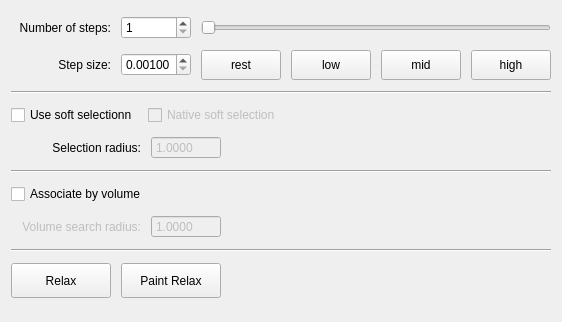
<?xml version="1.0" encoding="UTF-8"?>
<ui version="4.0">
 <class>Form</class>
 <widget class="QWidget" name="Form">
  <property name="geometry">
   <rect>
    <x>0</x>
    <y>0</y>
    <width>542</width>
    <height>322</height>
   </rect>
  </property>
  <property name="windowTitle">
   <string>Form</string>
  </property>
  <layout class="QHBoxLayout" name="horizontalLayout_8">
   <item>
    <layout class="QVBoxLayout" name="verticalLayout">
     <item>
      <layout class="QHBoxLayout" name="horizontalLayout">
       <property name="spacing">
        <number>10</number>
       </property>
       <item>
        <widget class="QLabel" name="label">
         <property name="minimumSize">
          <size>
           <width>100</width>
           <height>0</height>
          </size>
         </property>
         <property name="maximumSize">
          <size>
           <width>100</width>
           <height>16777215</height>
          </size>
         </property>
         <property name="text">
          <string>Number of steps:</string>
         </property>
         <property name="alignment">
          <set>Qt::AlignRight|Qt::AlignTrailing|Qt::AlignVCenter</set>
         </property>
        </widget>
       </item>
       <item>
        <widget class="QSpinBox" name="numSteps">
         <property name="minimumSize">
          <size>
           <width>70</width>
           <height>0</height>
          </size>
         </property>
         <property name="maximumSize">
          <size>
           <width>70</width>
           <height>16777215</height>
          </size>
         </property>
         <property name="frame">
          <bool>true</bool>
         </property>
         <property name="buttonSymbols">
          <enum>QAbstractSpinBox::UpDownArrows</enum>
         </property>
         <property name="keyboardTracking">
          <bool>true</bool>
         </property>
         <property name="minimum">
          <number>1</number>
         </property>
         <property name="maximum">
          <number>50</number>
         </property>
        </widget>
       </item>
       <item>
        <widget class="QSlider" name="horizontalSlider">
         <property name="minimum">
          <number>1</number>
         </property>
         <property name="maximum">
          <number>50</number>
         </property>
         <property name="singleStep">
          <number>1</number>
         </property>
         <property name="pageStep">
          <number>9</number>
         </property>
         <property name="tracking">
          <bool>true</bool>
         </property>
         <property name="orientation">
          <enum>Qt::Horizontal</enum>
         </property>
         <property name="invertedControls">
          <bool>false</bool>
         </property>
         <property name="tickPosition">
          <enum>QSlider::NoTicks</enum>
         </property>
         <property name="tickInterval">
          <number>9</number>
         </property>
        </widget>
       </item>
      </layout>
     </item>
     <item>
      <layout class="QHBoxLayout" name="horizontalLayout_2">
       <property name="spacing">
        <number>10</number>
       </property>
       <item>
        <widget class="QLabel" name="label_2">
         <property name="minimumSize">
          <size>
           <width>100</width>
           <height>0</height>
          </size>
         </property>
         <property name="maximumSize">
          <size>
           <width>100</width>
           <height>16777215</height>
          </size>
         </property>
         <property name="layoutDirection">
          <enum>Qt::RightToLeft</enum>
         </property>
         <property name="text">
          <string>Step size:</string>
         </property>
         <property name="alignment">
          <set>Qt::AlignRight|Qt::AlignTrailing|Qt::AlignVCenter</set>
         </property>
        </widget>
       </item>
       <item>
        <widget class="QDoubleSpinBox" name="stepSize">
         <property name="minimumSize">
          <size>
           <width>70</width>
           <height>0</height>
          </size>
         </property>
         <property name="maximumSize">
          <size>
           <width>70</width>
           <height>16777215</height>
          </size>
         </property>
         <property name="buttonSymbols">
          <enum>QAbstractSpinBox::UpDownArrows</enum>
         </property>
         <property name="decimals">
          <number>5</number>
         </property>
         <property name="minimum">
          <double>0.001000000000000</double>
         </property>
         <property name="maximum">
          <double>0.300000000000000</double>
         </property>
         <property name="singleStep">
          <double>0.001000000000000</double>
         </property>
        </widget>
       </item>
       <item>
        <widget class="QPushButton" name="rest_bt">
         <property name="minimumSize">
          <size>
           <width>0</width>
           <height>30</height>
          </size>
         </property>
         <property name="text">
          <string>rest</string>
         </property>
        </widget>
       </item>
       <item>
        <widget class="QPushButton" name="low_bt">
         <property name="minimumSize">
          <size>
           <width>0</width>
           <height>30</height>
          </size>
         </property>
         <property name="text">
          <string>low</string>
         </property>
        </widget>
       </item>
       <item>
        <widget class="QPushButton" name="mid_bt">
         <property name="minimumSize">
          <size>
           <width>0</width>
           <height>30</height>
          </size>
         </property>
         <property name="text">
          <string>mid</string>
         </property>
        </widget>
       </item>
       <item>
        <widget class="QPushButton" name="high_bt">
         <property name="minimumSize">
          <size>
           <width>0</width>
           <height>30</height>
          </size>
         </property>
         <property name="text">
          <string>high</string>
         </property>
        </widget>
       </item>
      </layout>
     </item>
     <item>
      <widget class="Line" name="line_3">
       <property name="orientation">
        <enum>Qt::Horizontal</enum>
       </property>
      </widget>
     </item>
     <item>
      <layout class="QHBoxLayout" name="horizontalLayout_3">
       <property name="spacing">
        <number>10</number>
       </property>
       <item>
        <widget class="QCheckBox" name="useSoftSelect">
         <property name="text">
          <string>Use soft selectionn</string>
         </property>
        </widget>
       </item>
       <item>
        <widget class="QCheckBox" name="nativeSoftSelect">
         <property name="enabled">
          <bool>false</bool>
         </property>
         <property name="text">
          <string>Native soft selection</string>
         </property>
        </widget>
       </item>
       <item>
        <spacer name="horizontalSpacer">
         <property name="orientation">
          <enum>Qt::Horizontal</enum>
         </property>
         <property name="sizeHint" stdset="0">
          <size>
           <width>40</width>
           <height>20</height>
          </size>
         </property>
        </spacer>
       </item>
      </layout>
     </item>
     <item>
      <layout class="QHBoxLayout" name="horizontalLayout_4">
       <property name="spacing">
        <number>10</number>
       </property>
       <item>
        <widget class="QLabel" name="label_3">
         <property name="minimumSize">
          <size>
           <width>130</width>
           <height>0</height>
          </size>
         </property>
         <property name="maximumSize">
          <size>
           <width>130</width>
           <height>16777215</height>
          </size>
         </property>
         <property name="text">
          <string>Selection radius:</string>
         </property>
         <property name="alignment">
          <set>Qt::AlignRight|Qt::AlignTrailing|Qt::AlignVCenter</set>
         </property>
        </widget>
       </item>
       <item>
        <widget class="QDoubleSpinBox" name="softSelectRadius">
         <property name="enabled">
          <bool>false</bool>
         </property>
         <property name="minimumSize">
          <size>
           <width>70</width>
           <height>0</height>
          </size>
         </property>
         <property name="maximumSize">
          <size>
           <width>70</width>
           <height>16777215</height>
          </size>
         </property>
         <property name="wrapping">
          <bool>false</bool>
         </property>
         <property name="buttonSymbols">
          <enum>QAbstractSpinBox::NoButtons</enum>
         </property>
         <property name="accelerated">
          <bool>false</bool>
         </property>
         <property name="decimals">
          <number>4</number>
         </property>
         <property name="value">
          <double>1.000000000000000</double>
         </property>
        </widget>
       </item>
       <item>
        <spacer name="horizontalSpacer_3">
         <property name="orientation">
          <enum>Qt::Horizontal</enum>
         </property>
         <property name="sizeHint" stdset="0">
          <size>
           <width>40</width>
           <height>20</height>
          </size>
         </property>
        </spacer>
       </item>
      </layout>
     </item>
     <item>
      <widget class="Line" name="line">
       <property name="orientation">
        <enum>Qt::Horizontal</enum>
       </property>
      </widget>
     </item>
     <item>
      <widget class="QCheckBox" name="useVolumeAssociation">
       <property name="text">
        <string>Associate by volume</string>
       </property>
      </widget>
     </item>
     <item>
      <layout class="QHBoxLayout" name="horizontalLayout_5">
       <property name="spacing">
        <number>10</number>
       </property>
       <item>
        <widget class="QLabel" name="label_4">
         <property name="enabled">
          <bool>false</bool>
         </property>
         <property name="minimumSize">
          <size>
           <width>130</width>
           <height>0</height>
          </size>
         </property>
         <property name="maximumSize">
          <size>
           <width>130</width>
           <height>16777215</height>
          </size>
         </property>
         <property name="text">
          <string>Volume search radius:</string>
         </property>
         <property name="alignment">
          <set>Qt::AlignRight|Qt::AlignTrailing|Qt::AlignVCenter</set>
         </property>
        </widget>
       </item>
       <item>
        <widget class="QDoubleSpinBox" name="volumeAssociationRadius">
         <property name="enabled">
          <bool>false</bool>
         </property>
         <property name="minimumSize">
          <size>
           <width>70</width>
           <height>0</height>
          </size>
         </property>
         <property name="maximumSize">
          <size>
           <width>70</width>
           <height>16777215</height>
          </size>
         </property>
         <property name="buttonSymbols">
          <enum>QAbstractSpinBox::NoButtons</enum>
         </property>
         <property name="decimals">
          <number>4</number>
         </property>
         <property name="maximum">
          <double>999999999999.000000000000000</double>
         </property>
         <property name="singleStep">
          <double>0.100000000000000</double>
         </property>
         <property name="value">
          <double>1.000000000000000</double>
         </property>
        </widget>
       </item>
       <item>
        <spacer name="horizontalSpacer_4">
         <property name="orientation">
          <enum>Qt::Horizontal</enum>
         </property>
         <property name="sizeHint" stdset="0">
          <size>
           <width>40</width>
           <height>20</height>
          </size>
         </property>
        </spacer>
       </item>
      </layout>
     </item>
     <item>
      <widget class="Line" name="line_4">
       <property name="orientation">
        <enum>Qt::Horizontal</enum>
       </property>
      </widget>
     </item>
     <item>
      <layout class="QHBoxLayout" name="horizontalLayout_6">
       <property name="spacing">
        <number>10</number>
       </property>
       <item>
        <widget class="QPushButton" name="relax_bt">
         <property name="minimumSize">
          <size>
           <width>100</width>
           <height>35</height>
          </size>
         </property>
         <property name="text">
          <string>Relax</string>
         </property>
        </widget>
       </item>
       <item>
        <widget class="QPushButton" name="print_relax_bt">
         <property name="minimumSize">
          <size>
           <width>100</width>
           <height>35</height>
          </size>
         </property>
         <property name="text">
          <string>Paint Relax</string>
         </property>
        </widget>
       </item>
       <item>
        <spacer name="horizontalSpacer_2">
         <property name="orientation">
          <enum>Qt::Horizontal</enum>
         </property>
         <property name="sizeHint" stdset="0">
          <size>
           <width>40</width>
           <height>20</height>
          </size>
         </property>
        </spacer>
       </item>
      </layout>
     </item>
    </layout>
   </item>
  </layout>
 </widget>
 <resources/>
 <connections>
  <connection>
   <sender>horizontalSlider</sender>
   <signal>valueChanged(int)</signal>
   <receiver>numSteps</receiver>
   <slot>setValue(int)</slot>
   <hints>
    <hint type="sourcelabel">
     <x>309</x>
     <y>209</y>
    </hint>
    <hint type="destinationlabel">
     <x>256</x>
     <y>201</y>
    </hint>
   </hints>
  </connection>
  <connection>
   <sender>numSteps</sender>
   <signal>valueChanged(int)</signal>
   <receiver>horizontalSlider</receiver>
   <slot>setValue(int)</slot>
   <hints>
    <hint type="sourcelabel">
     <x>253</x>
     <y>209</y>
    </hint>
    <hint type="destinationlabel">
     <x>395</x>
     <y>208</y>
    </hint>
   </hints>
  </connection>
  <connection>
   <sender>useVolumeAssociation</sender>
   <signal>toggled(bool)</signal>
   <receiver>volumeAssociationRadius</receiver>
   <slot>setEnabled(bool)</slot>
   <hints>
    <hint type="sourcelabel">
     <x>194</x>
     <y>429</y>
    </hint>
    <hint type="destinationlabel">
     <x>308</x>
     <y>479</y>
    </hint>
   </hints>
  </connection>
  <connection>
   <sender>useVolumeAssociation</sender>
   <signal>toggled(bool)</signal>
   <receiver>label_4</receiver>
   <slot>setEnabled(bool)</slot>
   <hints>
    <hint type="sourcelabel">
     <x>218</x>
     <y>432</y>
    </hint>
    <hint type="destinationlabel">
     <x>209</x>
     <y>468</y>
    </hint>
   </hints>
  </connection>
  <connection>
   <sender>useSoftSelect</sender>
   <signal>toggled(bool)</signal>
   <receiver>nativeSoftSelect</receiver>
   <slot>setEnabled(bool)</slot>
   <hints>
    <hint type="sourcelabel">
     <x>187</x>
     <y>304</y>
    </hint>
    <hint type="destinationlabel">
     <x>330</x>
     <y>299</y>
    </hint>
   </hints>
  </connection>
  <connection>
   <sender>nativeSoftSelect</sender>
   <signal>toggled(bool)</signal>
   <receiver>softSelectRadius</receiver>
   <slot>setDisabled(bool)</slot>
   <hints>
    <hint type="sourcelabel">
     <x>404</x>
     <y>300</y>
    </hint>
    <hint type="destinationlabel">
     <x>306</x>
     <y>369</y>
    </hint>
   </hints>
  </connection>
  <connection>
   <sender>useSoftSelect</sender>
   <signal>toggled(bool)</signal>
   <receiver>softSelectRadius</receiver>
   <slot>setEnabled(bool)</slot>
   <hints>
    <hint type="sourcelabel">
     <x>145</x>
     <y>300</y>
    </hint>
    <hint type="destinationlabel">
     <x>259</x>
     <y>363</y>
    </hint>
   </hints>
  </connection>
 </connections>
</ui>
